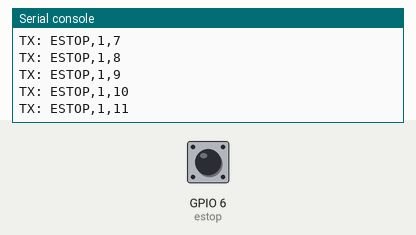
Recording of a program running on a simulated ESP32 board running MicroPython. Parts: the last lines printed to the serial console. Inputs (shaded band) come from the test bench; at power-on: GPIO 6 (estop) HIGH. No radio messages arrive unless stated (any console line starting 'radio sent:' is added by the test bench).

Above: at 1.5 s.
1.6 s: GPIO 6 (estop) pulled LOW for 0.25 s
At 2.43 s:
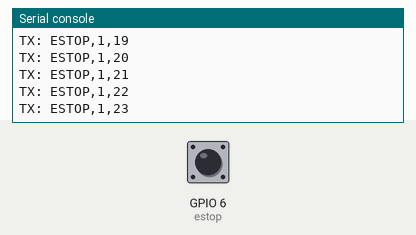
3.3 s: GPIO 6 (estop) pulled LOW for 1 s
At 4.2 s:
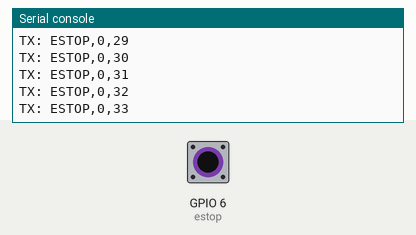
5.8 s: GPIO 6 (estop) pulled LOW for 0.25 s
At 12.35 s:
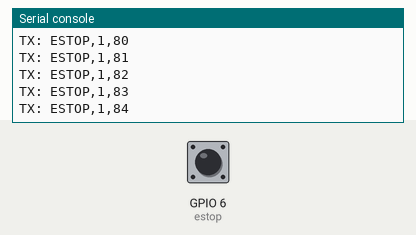
Timing chart, 0 to 13.5 s (numbered marks = the images above; inputs shaded):
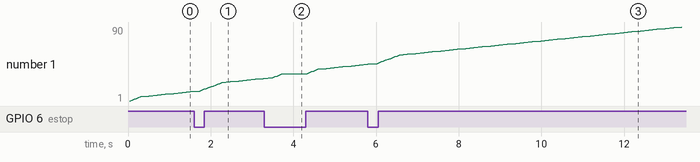

The program:

xiao_esp32c3_ra02_estop_transmitter.py
```python
"""XIAO ESP32-C3 + RA-02 + LAY37 LoRa E-stop transmitter.

Packet protocol remains compatible with the existing ESP32-S3 receiver:
  ESTOP,0,sequence = switch released / clear
  ESTOP,1,sequence = switch pressed or NC wire open / stop

There is no healthy-state heartbeat. A clear packet is sent at startup and
after release; STOP packets repeat while the switch remains pressed/open.
"""

from machine import Pin, SPI
import time
from ra02_lora_chat_common import SX1278


# XIAO ESP32-C3 hardware SPI pins.
SPI_SCK = 8       # D8
SPI_MISO = 9      # D9
SPI_MOSI = 10     # D10

RA02_CS = 5       # D3 / NSS
RA02_RESET = 4    # D2
RA02_DIO0 = 3     # D1 (connected for future interrupt use)

# LAY37 COM -> GND, NC -> D4/GPIO6. LOW=healthy, HIGH=STOP/fault.
ESTOP_PIN = 6     # D4

FREQUENCY_HZ = 433_000_000
CLEAR_REPEAT_COUNT = 5
CLEAR_REPEAT_DELAY_MS = 50
STOP_REPEAT_DELAY_MS = 200
POLL_DELAY_MS = 25


spi = SPI(
    1,
    baudrate=2_000_000,
    polarity=0,
    phase=0,
    bits=8,
    firstbit=SPI.MSB,
    sck=Pin(SPI_SCK),
    mosi=Pin(SPI_MOSI),
    miso=Pin(SPI_MISO),
)

cs = Pin(RA02_CS, Pin.OUT, value=1)
reset = Pin(RA02_RESET, Pin.OUT, value=1)
dio0 = Pin(RA02_DIO0, Pin.IN)
estop = Pin(ESTOP_PIN, Pin.IN, Pin.PULL_UP)

radio = SX1278(spi, cs, reset, FREQUENCY_HZ)
sequence = 0


def read_estop_state():
    """Return 1 for pressed/open-wire STOP, or 0 for released/NC closed."""
    return 1 if estop.value() else 0


def send_state(state):
    global sequence

    sequence = (sequence + 1) & 0xFFFF
    packet = "ESTOP,{},{}".format(state, sequence)
    radio.send(packet)
    print("TX:", packet)


radio.begin()

print()
print("XIAO ESP32-C3 LORA E-STOP TRANSMITTER READY")
print("RA-02: SCK=D8 MISO=D9 MOSI=D10 CS=D3 RST=D2 DIO0=D1")
print("LAY37: D4/GPIO6 LOW=RELEASED, HIGH=PRESSED/WIRE-OPEN")
print("No healthy heartbeat; STOP repeats only while active.")

last_state = read_estop_state()

# Announce the real startup state several times. Starting while pressed or
# with an open wire therefore sends STOP, never a false clear.
startup_repeats = CLEAR_REPEAT_COUNT
for _ in range(startup_repeats):
    try:
        send_state(last_state)
    except Exception as error:
        print("STARTUP TX ERROR:", error)
    time.sleep_ms(CLEAR_REPEAT_DELAY_MS)

while True:
    state = read_estop_state()

    if state != last_state:
        # Small debounce, then require the new electrical state to persist.
        time.sleep_ms(POLL_DELAY_MS)
        state = read_estop_state()

        if state != last_state:
            last_state = state
            repeats = CLEAR_REPEAT_COUNT

            for _ in range(repeats):
                try:
                    send_state(state)
                except Exception as error:
                    print("EDGE TX ERROR:", error)
                time.sleep_ms(CLEAR_REPEAT_DELAY_MS)

    elif state == 1:
        # Repeat STOP while held/open. This is not a healthy-state heartbeat.
        try:
            send_state(1)
        except Exception as error:
            print("STOP TX ERROR:", error)
        time.sleep_ms(STOP_REPEAT_DELAY_MS)

    else:
        time.sleep_ms(POLL_DELAY_MS)
```

ra02_lora_chat_common.py
```python
"""Small MicroPython SX1278 LoRa text-chat driver for RA-02."""

import sys
import time
import uselect


class SX1278:
    FIFO = 0x00
    OP_MODE = 0x01
    FRF_MSB = 0x06
    FRF_MID = 0x07
    FRF_LSB = 0x08
    PA_CONFIG = 0x09
    OCP = 0x0B
    LNA = 0x0C
    FIFO_ADDR_PTR = 0x0D
    FIFO_TX_BASE = 0x0E
    FIFO_RX_BASE = 0x0F
    FIFO_RX_CURRENT = 0x10
    IRQ_FLAGS = 0x12
    RX_NB_BYTES = 0x13
    MODEM_CONFIG_1 = 0x1D
    MODEM_CONFIG_2 = 0x1E
    PREAMBLE_MSB = 0x20
    PREAMBLE_LSB = 0x21
    PAYLOAD_LENGTH = 0x22
    MODEM_CONFIG_3 = 0x26
    SYNC_WORD = 0x39
    VERSION = 0x42

    LONG_RANGE = 0x80
    SLEEP = 0x00
    STANDBY = 0x01
    TX = 0x03
    RX_CONTINUOUS = 0x05
    RX_DONE = 0x40
    PAYLOAD_CRC_ERROR = 0x20
    TX_DONE = 0x08

    def __init__(self, spi, cs, reset, frequency=433000000):
        self.spi = spi
        self.cs = cs
        self.reset = reset
        self.frequency = frequency

    def write_reg(self, address, value):
        self.cs.value(0)
        self.spi.write(bytes((address | 0x80, value & 0xFF)))
        self.cs.value(1)

    def read_reg(self, address):
        self.cs.value(0)
        self.spi.write(bytes((address & 0x7F,)))
        value = self.spi.read(1, 0)[0]
        self.cs.value(1)
        return value

    def read_fifo(self, count):
        self.cs.value(0)
        self.spi.write(bytes((self.FIFO & 0x7F,)))
        data = self.spi.read(count, 0)
        self.cs.value(1)
        return data

    def write_fifo(self, data):
        self.cs.value(0)
        self.spi.write(bytes((self.FIFO | 0x80,)))
        self.spi.write(data)
        self.cs.value(1)

    def reset_radio(self):
        self.reset.value(0)
        time.sleep_ms(10)
        self.reset.value(1)
        time.sleep_ms(20)

    def begin(self):
        self.cs.value(1)
        self.reset_radio()
        version = self.read_reg(self.VERSION)
        print("RA-02 SX1278 version: 0x{:02X}".format(version))
        if version != 0x12:
            raise OSError("RA-02 not found; expected 0x12")

        self.write_reg(self.OP_MODE, self.LONG_RANGE | self.SLEEP)
        time.sleep_ms(10)
        frf = int((self.frequency * 524288) / 32000000)
        self.write_reg(self.FRF_MSB, frf >> 16)
        self.write_reg(self.FRF_MID, frf >> 8)
        self.write_reg(self.FRF_LSB, frf)
        self.write_reg(self.FIFO_TX_BASE, 0)
        self.write_reg(self.FIFO_RX_BASE, 0)
        self.write_reg(self.LNA, self.read_reg(self.LNA) | 0x03)
        # BW 125 kHz, CR 4/5, explicit header; SF7 and CRC enabled.
        self.write_reg(self.MODEM_CONFIG_1, 0x72)
        self.write_reg(self.MODEM_CONFIG_2, 0x74)
        self.write_reg(self.MODEM_CONFIG_3, 0x04)
        self.write_reg(self.PREAMBLE_MSB, 0)
        self.write_reg(self.PREAMBLE_LSB, 8)
        self.write_reg(self.SYNC_WORD, 0x12)
        self.write_reg(self.PA_CONFIG, 0x8F)
        self.write_reg(self.OCP, 0x2B)
        self.write_reg(self.IRQ_FLAGS, 0xFF)
        self.receive_mode()
        print("LoRa ready: 433 MHz, SF7, BW125, CRC ON")

    def standby(self):
        self.write_reg(self.OP_MODE, self.LONG_RANGE | self.STANDBY)

    def receive_mode(self):
        self.write_reg(self.IRQ_FLAGS, 0xFF)
        self.write_reg(self.FIFO_ADDR_PTR, 0)
        self.write_reg(self.OP_MODE, self.LONG_RANGE | self.RX_CONTINUOUS)

    def send(self, payload):
        if isinstance(payload, str):
            payload = payload.encode()
        if not payload or len(payload) > 240:
            raise ValueError("message must contain 1-240 bytes")
        self.standby()
        self.write_reg(self.IRQ_FLAGS, 0xFF)
        self.write_reg(self.FIFO_ADDR_PTR, 0)
        self.write_fifo(payload)
        self.write_reg(self.PAYLOAD_LENGTH, len(payload))
        self.write_reg(self.OP_MODE, self.LONG_RANGE | self.TX)
        started = time.ticks_ms()
        while not (self.read_reg(self.IRQ_FLAGS) & self.TX_DONE):
            if time.ticks_diff(time.ticks_ms(), started) > 3000:
                self.receive_mode()
                raise OSError("LoRa transmit timeout")
            time.sleep_ms(2)
        self.write_reg(self.IRQ_FLAGS, self.TX_DONE)
        self.receive_mode()

    def receive(self):
        flags = self.read_reg(self.IRQ_FLAGS)
        if not (flags & self.RX_DONE):
            return None
        self.write_reg(self.IRQ_FLAGS, self.RX_DONE | self.PAYLOAD_CRC_ERROR)
        if flags & self.PAYLOAD_CRC_ERROR:
            return None
        current = self.read_reg(self.FIFO_RX_CURRENT)
        count = self.read_reg(self.RX_NB_BYTES)
        self.write_reg(self.FIFO_ADDR_PTR, current)
        return self.read_fifo(count)


def chat_loop(radio, board_name):
    radio.begin()
    print(board_name + " TEXT CHAT READY")
    print("Type a message and press Enter. Ctrl-C stops the test.")
    print("> ", end="")
    poller = uselect.poll()
    poller.register(sys.stdin, uselect.POLLIN)
    line = ""
    while True:
        packet = radio.receive()
        if packet:
            try:
                message = packet.decode().strip()
            except Exception:
                message = "<binary: {} bytes>".format(len(packet))
            print("\nREMOTE: " + message)
            print("> " + line, end="")

        if poller.poll(0):
            char = sys.stdin.read(1)
            if char in ("\r", "\n"):
                if line.strip():
                    radio.send(line.strip())
                    print("\nSENT: " + line.strip())
                line = ""
                print("> ", end="")
            elif char in ("\x08", "\x7f"):
                line = line[:-1]
            else:
                line += char
        time.sleep_ms(5)
```

Measured:
- after the input at 1.6 s, the serial console: prints a new line after 0.14 s (image 1)
- after the input at 3.3 s, the serial console: prints a new line after 0.20 s (image 2)
- after the input at 5.8 s, the serial console: prints a new line after 0.22 s (image 3)
- plotted number 1: 12 → 28 after the input at 1.6 s, 28 → 45 after the input at 3.3 s, 45 → 90 after the input at 5.8 s
